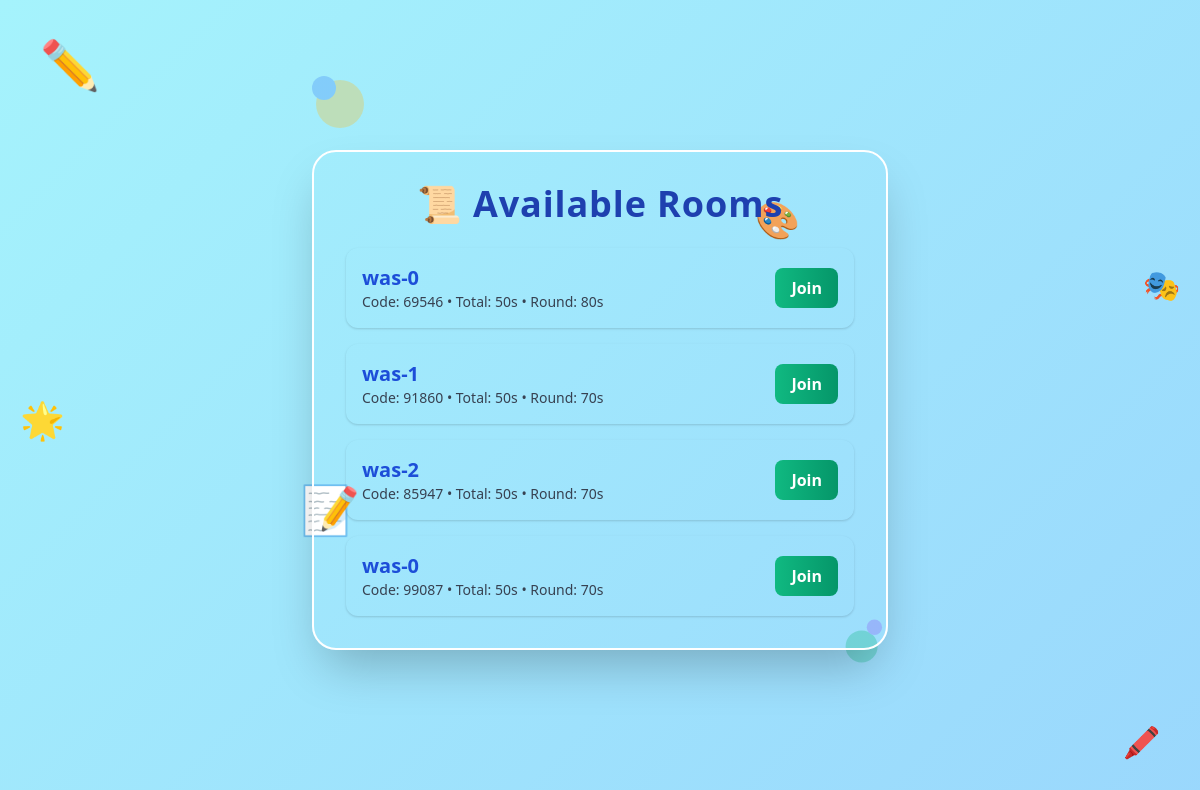
The page /join_room_list.php on the database its author committed.
### tables this page shows
CREATE TABLE `rooms` (
  `id` int(11) NOT NULL,
  `room_code` int(10) NOT NULL,
  `room_name` varchar(100) NOT NULL,
  `total_time` int(11) NOT NULL,
  `round_time` int(11) NOT NULL,
  `game_started` tinyint(1) NOT NULL,
  `created_at` timestamp NOT NULL DEFAULT current_timestamp(),
  `current_word` varchar(100) DEFAULT NULL,
  `current_drawer` varchar(100) DEFAULT NULL,
  `round_number` int(11) DEFAULT NULL,
  `start_time` datetime DEFAULT NULL,
  `end_time` datetime NOT NULL
);

### join_room_list.php (the view, shortened to what this page needs)
<?php
require_once "./includes/db.php";
$result = mysqli_query($conn, "SELECT room_code, room_name, total_time, round_time FROM rooms WHERE game_started = 0");
?>
<!DOCTYPE html>
<html lang="en">
<head>
  <link href="https://cdn.jsdelivr.net/npm/tailwindcss@2.2.19/dist/tailwind.min.css" rel="stylesheet">
</head>
<body class="animated-bg min-h-screen flex items-center justify-center p-6 text-neutral-800 font-sans overflow-hidden">
  <div class="absolute inset-0 z-0 pointer-events-none">
    <div class="doodle top-10 left-10 text-5xl float-animation absolute">✏️</div>
    <div class="doodle top-1/4 right-1/3 text-4xl wiggle-animation absolute">🎨</div>
    <div class="doodle bottom-1/3 left-1/4 text-5xl float-animation absolute">📝</div>
    <div class="doodle bottom-10 right-10 text-3xl wiggle-animation absolute">🖍️</div>
    <div class="doodle top-1/2 left-5 text-4xl float-animation absolute">🌟</div>
    <div class="doodle top-1/3 right-5 text-3xl wiggle-animation absolute">🎭</div>
  </div>
  <svg class="floating-svg absolute top-16 left-1/4 w-20 h-20 opacity-30 z-0" viewBox="0 0 100 100">
    <circle cx="50" cy="50" r="30" fill="#fbbf24"/>
    <circle cx="30" cy="30" r="15" fill="#3b82f6"/>
  </svg>
  <svg class="floating-svg absolute bottom-32 right-1/4 w-16 h-16 opacity-30 z-0" viewBox="0 0 100 100">
    <circle cx="40" cy="60" r="25" fill="#10b981"/>
    <circle cx="60" cy="30" r="12" fill="#8b5cf6"/>
  </svg>
  <div class="relative w-11/12 sm:w-4/5 md:w-3/5 lg:w-1/2 xl:w-2/5 p-5 sm:p-8 rounded-3xl shadow-2xl border-2 border-white backdrop-blur-xl bg-white/60 text-neutral-800 z-10">
    <h1 class="text-3xl sm:text-4xl md:text-4xl font-black text-center mb-6 text-blue-800 drop-shadow-lg tracking-wide break-words">
      📜 Available Rooms
    </h1>
    <?php if (mysqli_num_rows($result) > 0): ?>
      <div class="space-y-4">
        <?php while ($row = mysqli_fetch_assoc($result)): ?>
          <div class="flex justify-between items-center bg-white/80 p-4 rounded-xl shadow hover:scale-105 transition transform duration-300">
            <div>
              <h2 class="text-xl font-bold text-blue-700">
                <?php echo htmlspecialchars($row['room_name']); ?>
              </h2>
              <p class="text-sm text-gray-700">
                Code: <?php echo $row['room_code']; ?> • Total: <?php echo $row['total_time']; ?>s • Round: <?php echo $row['round_time']; ?>s
              </p>
            </div>
            <a href="join_room.php?room_code=<?php echo $row['room_code']; ?>"
               class="bg-gradient-to-r from-green-500 to-green-600 text-white font-bold px-4 py-2 rounded-lg hover:scale-105 transition transform duration-300">
               Join
            </a>
          </div>
        <?php endwhile; ?>
      </div>
    <?php else: ?>
      <p class="text-center text-red-500 text-lg font-semibold">No rooms available. Create one first!</p>
    <?php endif; ?>
  </div>
</body>
</html>

### join_room_list.php (style rules this page uses)
body { font-family: 'Fredoka', sans-serif; }
.animated-bg { background: linear-gradient(-45deg, #fde68a, #ffdf3e, #93c5fd, #a5f3fc); background-size: 500% 500%; animation: gradientFlow 12s ease infinite; }
.float-animation { animation: float 3s ease-in-out infinite; }
.wiggle-animation { animation: wiggle 2s ease-in-out infinite; }

### rows shown on the page
rooms: room_name "was-0", room_code "69546", total_time "50", round_time "80"
rooms: room_name "was-1", room_code "91860", total_time "50", round_time "70"
rooms: room_name "was-2", room_code "85947", total_time "50", round_time "70"
rooms: room_name "was-0", room_code "99087", total_time "50", round_time "70"
